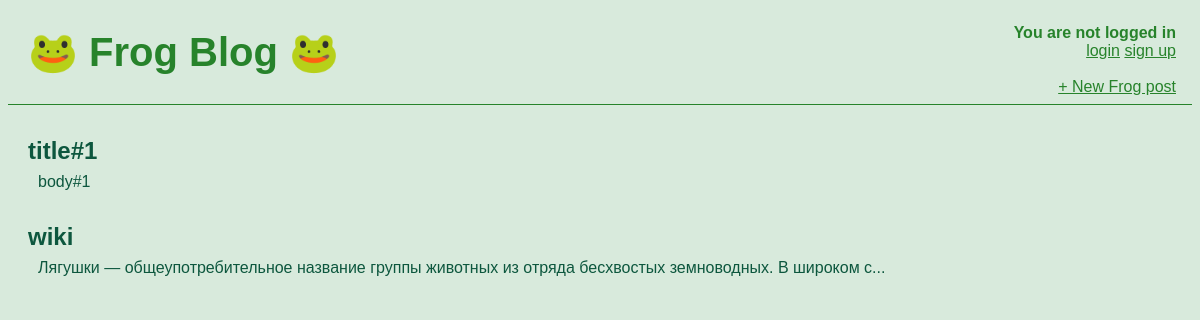
The app's page /, older data.
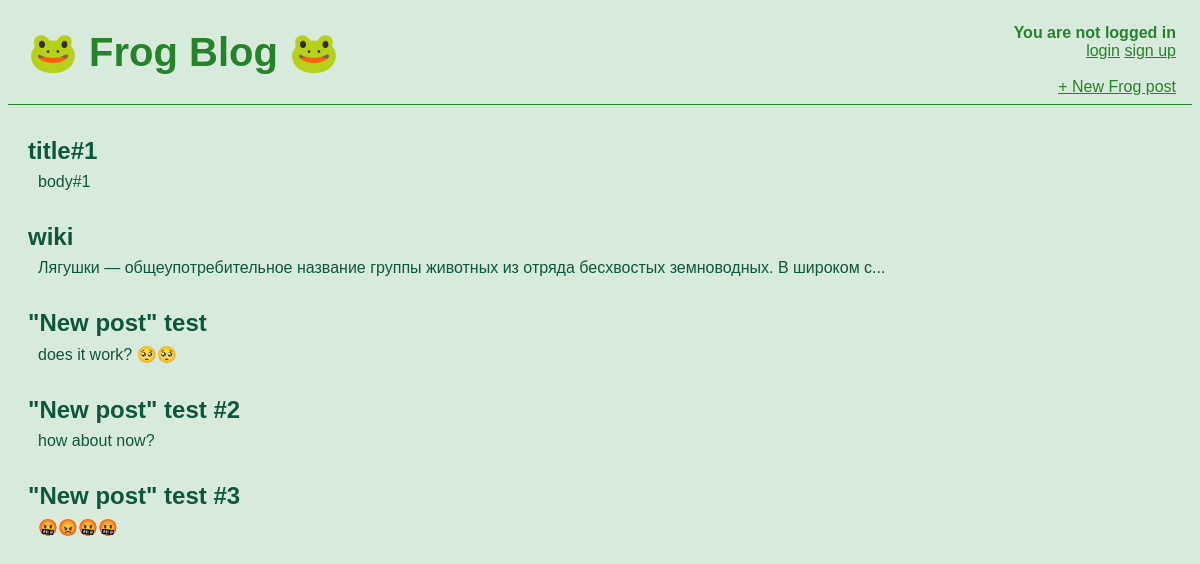
The same page, newer data.
### blog/models.py (models this page shows, shortened)
class Post(models.Model):
    title = models.CharField(max_length=200)
    author = models.ForeignKey(
        'auth.User',
        on_delete=models.CASCADE,
        )
    body = models.TextField()
    def bodyFirst100(self):
        if len(self.body) >= 100:
            return self.body[:100] + '...'
        return self.body

### blog/views.py (the view)
# urls.py: path('', views.BlogListView.as_view(), name='home'),
class BlogListView(ListView):
    model = Post
    template_name = 'home.html'

### templates/home.html
{% extends 'base.html' %}
{% block content%}
    {% for post in object_list %}
        <div class="post-entry">
            <h2><a href="{% url 'post_detail' post.pk %}">{{post.title}}</a></h2>
            <p>{{post.bodyFirst100}}</p>
        </div>
    {% endfor %}
{% endblock content%}

### templates/base.html (shortened to what this page needs)
{% load static %}
<html>
    <head>
        <link rel="stylesheet" href="{% static 'css/base.css' %}">
    </head>
    <body>
        <div class="container">
            <header>
                <div class="nav-left">
                    <h1><a href="/"> 🐸 Frog Blog 🐸 </a></h1>
                </div>
                <div class="nav-right">
                    {% if user.is_authenticated %}
                        <p>Hi {{ user.username }}!</p>
                        <a href="{% url 'logout' %}">logout </a>
                    {% else %}
                        <p>You are not logged in</p>
                        <div class="login-signup-container">
                            <a href="{% url 'login' %}">login</a>
                            <a href="{% url 'signup' %}">sign up</a>
                        </div>
                    {% endif %}
                    <br>
                    <a href="{% url 'post_new' %}"> + New Frog post </a>
                </div>
            </header>
        </div>
        {% block content %}
        {% endblock content %}
    </body>
</html>

### static/css/base.css (style rules this page uses)
body { background-color: rgba(21, 129, 48, 0.164); font-family: 'Helvetica'; }
header { border-bottom: 1.5px solid rgb(39, 131, 43); margin-bottom: 2rem; display: flex; }
header h1 a { color: rgb(39, 131, 43); text-decoration: none; font-size: 40px; }
.nav-left { margin-right: auto; padding-left: 20px; }
.nav-right { padding-top: 0rem; padding-right: 1rem; text-align: right; display: flex; flex-direction: column; }
.nav-right p { color: rgb(39, 131, 43); margin-bottom: 0rem; font-weight: bold; }
.nav-right a { color: rgb(39, 131, 43); margin-bottom: 0.5rem; }
.post-entry { margin-bottom: 2rem; color: rgb(13, 87, 62); }
.post-entry h2 { margin: 0.5rem 0; padding-left: 20px; }
.post-entry h2 a, .post-entry h2 a:visited { text-decoration: none; color: rgb(13, 87, 62); }
.post-entry p { margin: 0; padding-left: 30px; }

Row changes from the older to the newer data that the page shows:
added Post: title "\"New post\" test", bodyFirst100 "does it work? 🥺🥺"
added Post: title "\"New post\" test #2", bodyFirst100 "how about now?"
added Post: title "\"New post\" test #3", bodyFirst100 "🤬😡🤬🤬"
